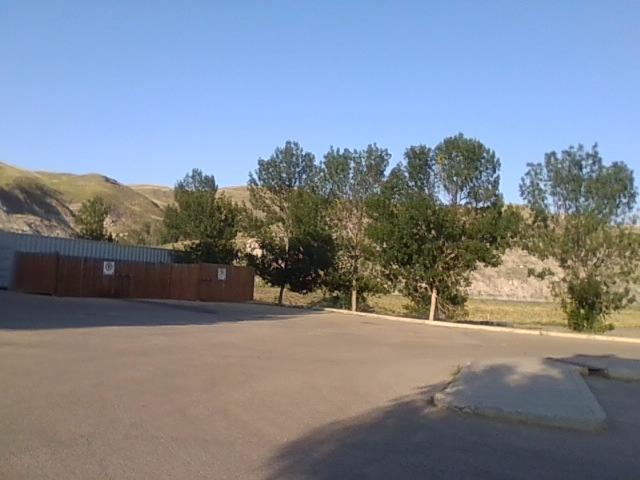
#> input picture src/base_pkg/gui/elements/panoImg/captured_image_5.jpg, 640 x 480 px, found by its file name
$ python stitch.py
#> lines starting #> are read from the running program, lines starting #| are printed output that depends on the picture
import cv2
import numpy as np

img1 = "C:\\Users\\Paul\\MarsRoverWork\\Precision1.x\\src\\base_pkg\\gui\\elements\\captured_image_5.jpg"
img2 = "C:\\Users\\Paul\\MarsRoverWork\\Precision1.x\\src\\base_pkg\\gui\\elements\\captured_image_6.jpg"

che = img1 == None

print(che)

# Load the images
image1 = cv2.imread(img1)
#> image1 is the input picture: shape (480, 640, 3); mean B, G, R 144, 133.3, 126.4
image2 = cv2.imread(img2)
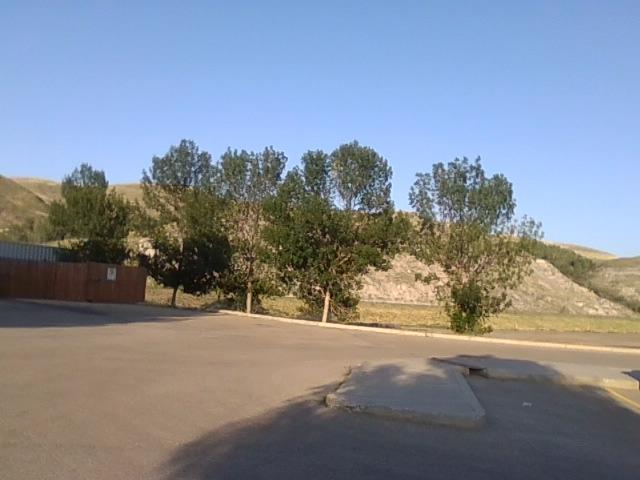
#> input picture src/base_pkg/gui/elements/panoImg/captured_image_6.jpg, 640 x 480 px, found by its file name
#> image2 is the input picture: shape (480, 640, 3); mean B, G, R 146.5, 136.9, 131.1

cv2.imshow("IMG", image1)

# Convert images to grayscale
gray1 = cv2.cvtColor(image1, cv2.COLOR_BGR2GRAY)
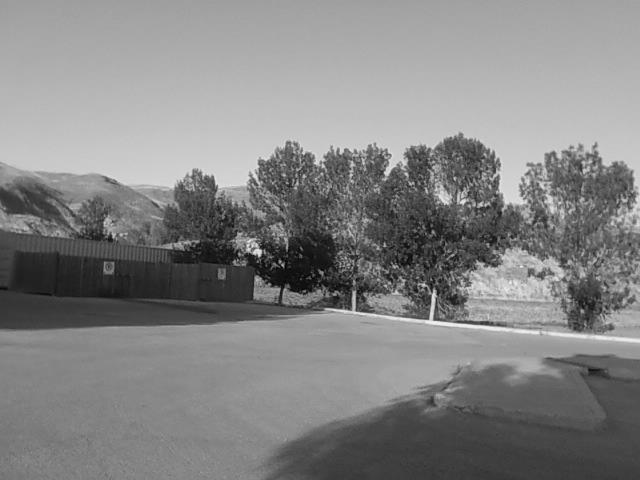
#> gray1: shape (480, 640); min 1, max 245, mean 132.4
gray2 = cv2.cvtColor(image2, cv2.COLOR_BGR2GRAY)
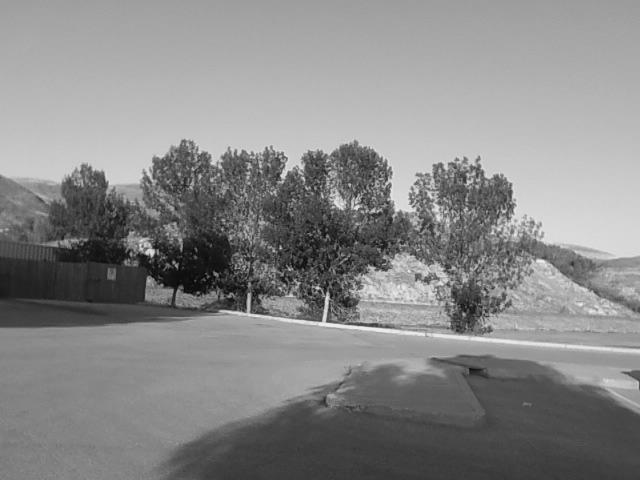
#> gray2: shape (480, 640); min 2, max 244, mean 136.3

# Initialize the feature detector and extractor (e.g., SIFT)
sift = cv2.SIFT_create()

# Detect keypoints and compute descriptors for both images
keypoints1, descriptors1 = sift.detectAndCompute(gray1, None)
#> keypoints1 = 1801 keypoints; strongest (x, y, size): (258, 252, 5.3), (283, 265, 2.1), (280, 261, 2), (433, 300, 3.1)
keypoints2, descriptors2 = sift.detectAndCompute(gray2, None)
#> keypoints2 = 1904 keypoints; strongest (x, y, size): (151, 252, 5.5), (280, 248, 1.8), (318, 288, 2.4), (327, 298, 3.6)

# Initialize the feature matcher using brute-force matching
bf = cv2.BFMatcher()

# Match the descriptors using brute-force matching
matches = bf.match(descriptors1, descriptors2)
#> matches = 1801 matches

# Select the top N matches
num_matches = 50
matches = sorted(matches, key=lambda x: x.distance)[:num_matches]
#> matches = 50 matches

# Extract matching keypoints
src_points = np.float32([keypoints1[match.queryIdx].pt for match in matches]).reshape(-1, 1, 2)
#> src_points = 50 rows, first 8: [311.6, 307.4], [277.8, 308.2], [360.7, 298.9], [318.3, 293.8], [494, 164.6], [251.6, 245.9], [257.5, 279.4], [343.2, 290.4]
dst_points = np.float32([keypoints2[match.trainIdx].pt for match in matches]).reshape(-1, 1, 2)
#> dst_points = 50 rows, first 8: [205.8, 309.3], [170.5, 310.1], [255.6, 300.8], [212.5, 295.7], [386, 172.8], [144.3, 245.7], [149.4, 280.4], [238.2, 292.3]

# Estimate the homography matrix
homography, _ = cv2.findHomography(src_points, dst_points, cv2.RANSAC, 5.0)
#> homography = [[1.2, -0.0161, -141.4], [0.104, 1.11, -34.79], [0.000315, 4.08e-06, 1]]

# Warp the first image using the homography
result = cv2.warpPerspective(image1, homography, (image2.shape[1], image2.shape[0]))
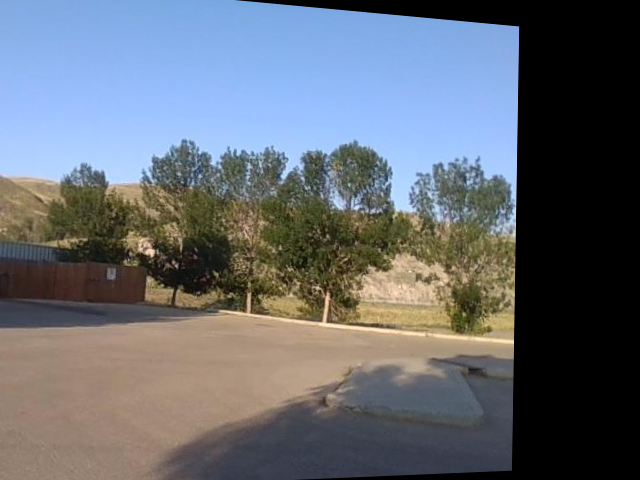
#> result: shape (480, 640, 3); mean B, G, R 113.7, 105.7, 100.3

# Blending the warped image with the second image using alpha blending
alpha = 0.5  # blending factor
blended_image = cv2.addWeighted(result, alpha, image2, 1 - alpha, 0)
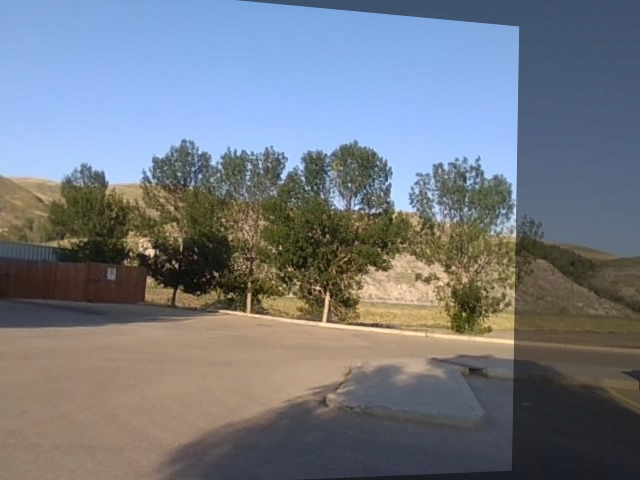
#> blended_image: shape (480, 640, 3); mean B, G, R 130.1, 121.3, 115.7

# Display the blended image
cv2.imshow('Blended Image', blended_image)
cv2.waitKey(0)
cv2.destroyAllWindows()
